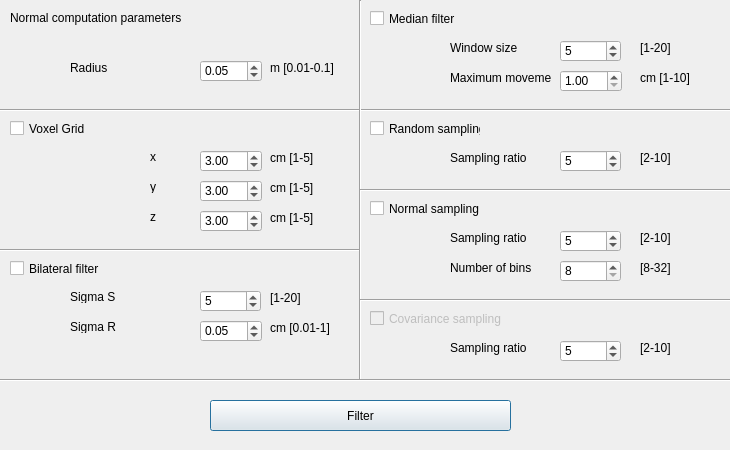
<?xml version="1.0" encoding="UTF-8"?>
<ui version="4.0">
 <class>filterwindow</class>
 <widget class="QDialog" name="filterwindow">
  <property name="geometry">
   <rect>
    <x>0</x>
    <y>0</y>
    <width>730</width>
    <height>450</height>
   </rect>
  </property>
  <property name="windowTitle">
   <string>Dialog</string>
  </property>
  <widget class="QPushButton" name="filter_pb">
   <property name="geometry">
    <rect>
     <x>210</x>
     <y>400</y>
     <width>301</width>
     <height>31</height>
    </rect>
   </property>
   <property name="text">
    <string>Filter</string>
   </property>
  </widget>
  <widget class="QLabel" name="label">
   <property name="geometry">
    <rect>
     <x>10</x>
     <y>10</y>
     <width>171</width>
     <height>16</height>
    </rect>
   </property>
   <property name="text">
    <string>Normal computation parameters</string>
   </property>
  </widget>
  <widget class="QLabel" name="label_2">
   <property name="geometry">
    <rect>
     <x>70</x>
     <y>60</y>
     <width>121</width>
     <height>16</height>
    </rect>
   </property>
   <property name="text">
    <string>Radius</string>
   </property>
  </widget>
  <widget class="QDoubleSpinBox" name="radius_sb">
   <property name="geometry">
    <rect>
     <x>200</x>
     <y>60</y>
     <width>62</width>
     <height>22</height>
    </rect>
   </property>
   <property name="minimum">
    <double>0.010000000000000</double>
   </property>
   <property name="maximum">
    <double>0.100000000000000</double>
   </property>
   <property name="singleStep">
    <double>0.010000000000000</double>
   </property>
   <property name="value">
    <double>0.050000000000000</double>
   </property>
  </widget>
  <widget class="QLabel" name="label_4">
   <property name="geometry">
    <rect>
     <x>270</x>
     <y>60</y>
     <width>81</width>
     <height>16</height>
    </rect>
   </property>
   <property name="text">
    <string>m [0.01-0.1]</string>
   </property>
  </widget>
  <widget class="Line" name="line">
   <property name="geometry">
    <rect>
     <x>-10</x>
     <y>100</y>
     <width>781</width>
     <height>20</height>
    </rect>
   </property>
   <property name="orientation">
    <enum>Qt::Horizontal</enum>
   </property>
  </widget>
  <widget class="QCheckBox" name="voxelgrid_cb">
   <property name="geometry">
    <rect>
     <x>10</x>
     <y>120</y>
     <width>91</width>
     <height>17</height>
    </rect>
   </property>
   <property name="text">
    <string>Voxel Grid</string>
   </property>
  </widget>
  <widget class="QLabel" name="label_5">
   <property name="geometry">
    <rect>
     <x>150</x>
     <y>150</y>
     <width>47</width>
     <height>13</height>
    </rect>
   </property>
   <property name="text">
    <string>x</string>
   </property>
  </widget>
  <widget class="QLabel" name="label_6">
   <property name="geometry">
    <rect>
     <x>150</x>
     <y>180</y>
     <width>47</width>
     <height>13</height>
    </rect>
   </property>
   <property name="text">
    <string>y</string>
   </property>
  </widget>
  <widget class="QLabel" name="label_7">
   <property name="geometry">
    <rect>
     <x>150</x>
     <y>210</y>
     <width>47</width>
     <height>13</height>
    </rect>
   </property>
   <property name="text">
    <string>z</string>
   </property>
  </widget>
  <widget class="QDoubleSpinBox" name="x_sb">
   <property name="geometry">
    <rect>
     <x>200</x>
     <y>150</y>
     <width>62</width>
     <height>22</height>
    </rect>
   </property>
   <property name="minimum">
    <double>1.000000000000000</double>
   </property>
   <property name="maximum">
    <double>5.000000000000000</double>
   </property>
   <property name="singleStep">
    <double>0.500000000000000</double>
   </property>
   <property name="value">
    <double>3.000000000000000</double>
   </property>
  </widget>
  <widget class="QDoubleSpinBox" name="y_sb">
   <property name="geometry">
    <rect>
     <x>200</x>
     <y>180</y>
     <width>62</width>
     <height>22</height>
    </rect>
   </property>
   <property name="minimum">
    <double>1.000000000000000</double>
   </property>
   <property name="maximum">
    <double>5.000000000000000</double>
   </property>
   <property name="singleStep">
    <double>0.500000000000000</double>
   </property>
   <property name="value">
    <double>3.000000000000000</double>
   </property>
  </widget>
  <widget class="QDoubleSpinBox" name="z_sb">
   <property name="geometry">
    <rect>
     <x>200</x>
     <y>210</y>
     <width>62</width>
     <height>22</height>
    </rect>
   </property>
   <property name="minimum">
    <double>1.000000000000000</double>
   </property>
   <property name="maximum">
    <double>5.000000000000000</double>
   </property>
   <property name="singleStep">
    <double>0.500000000000000</double>
   </property>
   <property name="value">
    <double>3.000000000000000</double>
   </property>
  </widget>
  <widget class="QLabel" name="label_8">
   <property name="geometry">
    <rect>
     <x>270</x>
     <y>150</y>
     <width>81</width>
     <height>16</height>
    </rect>
   </property>
   <property name="text">
    <string>cm [1-5]</string>
   </property>
  </widget>
  <widget class="QLabel" name="label_9">
   <property name="geometry">
    <rect>
     <x>270</x>
     <y>180</y>
     <width>81</width>
     <height>16</height>
    </rect>
   </property>
   <property name="text">
    <string>cm [1-5]</string>
   </property>
  </widget>
  <widget class="QLabel" name="label_10">
   <property name="geometry">
    <rect>
     <x>270</x>
     <y>210</y>
     <width>81</width>
     <height>16</height>
    </rect>
   </property>
   <property name="text">
    <string>cm [1-5]</string>
   </property>
  </widget>
  <widget class="Line" name="line_2">
   <property name="geometry">
    <rect>
     <x>-50</x>
     <y>240</y>
     <width>411</width>
     <height>20</height>
    </rect>
   </property>
   <property name="orientation">
    <enum>Qt::Horizontal</enum>
   </property>
  </widget>
  <widget class="QCheckBox" name="bilateral_cb">
   <property name="enabled">
    <bool>true</bool>
   </property>
   <property name="geometry">
    <rect>
     <x>10</x>
     <y>260</y>
     <width>111</width>
     <height>17</height>
    </rect>
   </property>
   <property name="text">
    <string>Bilateral filter</string>
   </property>
  </widget>
  <widget class="QLabel" name="label_11">
   <property name="geometry">
    <rect>
     <x>70</x>
     <y>290</y>
     <width>47</width>
     <height>13</height>
    </rect>
   </property>
   <property name="text">
    <string>Sigma S</string>
   </property>
  </widget>
  <widget class="QLabel" name="label_12">
   <property name="geometry">
    <rect>
     <x>70</x>
     <y>320</y>
     <width>47</width>
     <height>13</height>
    </rect>
   </property>
   <property name="text">
    <string>Sigma R</string>
   </property>
  </widget>
  <widget class="QSpinBox" name="sigmas_sb">
   <property name="geometry">
    <rect>
     <x>200</x>
     <y>290</y>
     <width>61</width>
     <height>22</height>
    </rect>
   </property>
   <property name="minimum">
    <number>1</number>
   </property>
   <property name="maximum">
    <number>20</number>
   </property>
   <property name="value">
    <number>5</number>
   </property>
  </widget>
  <widget class="QDoubleSpinBox" name="sigmar_sb">
   <property name="geometry">
    <rect>
     <x>200</x>
     <y>320</y>
     <width>62</width>
     <height>22</height>
    </rect>
   </property>
   <property name="minimum">
    <double>0.010000000000000</double>
   </property>
   <property name="maximum">
    <double>5.000000000000000</double>
   </property>
   <property name="singleStep">
    <double>0.010000000000000</double>
   </property>
   <property name="value">
    <double>0.050000000000000</double>
   </property>
  </widget>
  <widget class="QLabel" name="label_13">
   <property name="geometry">
    <rect>
     <x>270</x>
     <y>320</y>
     <width>81</width>
     <height>16</height>
    </rect>
   </property>
   <property name="text">
    <string>cm [0.01-1]</string>
   </property>
  </widget>
  <widget class="Line" name="line_3">
   <property name="geometry">
    <rect>
     <x>350</x>
     <y>0</y>
     <width>20</width>
     <height>381</height>
    </rect>
   </property>
   <property name="orientation">
    <enum>Qt::Vertical</enum>
   </property>
  </widget>
  <widget class="Line" name="line_4">
   <property name="geometry">
    <rect>
     <x>-30</x>
     <y>370</y>
     <width>791</width>
     <height>20</height>
    </rect>
   </property>
   <property name="orientation">
    <enum>Qt::Horizontal</enum>
   </property>
  </widget>
  <widget class="QCheckBox" name="median_cb">
   <property name="enabled">
    <bool>true</bool>
   </property>
   <property name="geometry">
    <rect>
     <x>370</x>
     <y>10</y>
     <width>121</width>
     <height>17</height>
    </rect>
   </property>
   <property name="text">
    <string>Median filter</string>
   </property>
  </widget>
  <widget class="QSpinBox" name="windowsize_sb">
   <property name="geometry">
    <rect>
     <x>560</x>
     <y>40</y>
     <width>61</width>
     <height>22</height>
    </rect>
   </property>
   <property name="minimum">
    <number>1</number>
   </property>
   <property name="maximum">
    <number>20</number>
   </property>
   <property name="value">
    <number>5</number>
   </property>
  </widget>
  <widget class="QDoubleSpinBox" name="maxmov_sb">
   <property name="geometry">
    <rect>
     <x>560</x>
     <y>70</y>
     <width>62</width>
     <height>22</height>
    </rect>
   </property>
   <property name="minimum">
    <double>1.000000000000000</double>
   </property>
   <property name="maximum">
    <double>10.000000000000000</double>
   </property>
  </widget>
  <widget class="QLabel" name="label_14">
   <property name="geometry">
    <rect>
     <x>450</x>
     <y>40</y>
     <width>91</width>
     <height>16</height>
    </rect>
   </property>
   <property name="text">
    <string>Window size</string>
   </property>
  </widget>
  <widget class="QLabel" name="label_15">
   <property name="geometry">
    <rect>
     <x>640</x>
     <y>70</y>
     <width>81</width>
     <height>16</height>
    </rect>
   </property>
   <property name="text">
    <string>cm [1-10]</string>
   </property>
  </widget>
  <widget class="QLabel" name="label_16">
   <property name="geometry">
    <rect>
     <x>450</x>
     <y>70</y>
     <width>101</width>
     <height>16</height>
    </rect>
   </property>
   <property name="text">
    <string>Maximum movement</string>
   </property>
  </widget>
  <widget class="QCheckBox" name="random_cb">
   <property name="geometry">
    <rect>
     <x>370</x>
     <y>120</y>
     <width>111</width>
     <height>17</height>
    </rect>
   </property>
   <property name="text">
    <string>Random sampling</string>
   </property>
  </widget>
  <widget class="QSpinBox" name="randord_sb">
   <property name="geometry">
    <rect>
     <x>560</x>
     <y>150</y>
     <width>61</width>
     <height>22</height>
    </rect>
   </property>
   <property name="minimum">
    <number>2</number>
   </property>
   <property name="maximum">
    <number>10</number>
   </property>
   <property name="value">
    <number>5</number>
   </property>
  </widget>
  <widget class="QLabel" name="label_17">
   <property name="geometry">
    <rect>
     <x>450</x>
     <y>150</y>
     <width>91</width>
     <height>16</height>
    </rect>
   </property>
   <property name="text">
    <string>Sampling ratio</string>
   </property>
  </widget>
  <widget class="Line" name="line_5">
   <property name="geometry">
    <rect>
     <x>360</x>
     <y>180</y>
     <width>411</width>
     <height>20</height>
    </rect>
   </property>
   <property name="orientation">
    <enum>Qt::Horizontal</enum>
   </property>
  </widget>
  <widget class="QCheckBox" name="normal_cb">
   <property name="enabled">
    <bool>true</bool>
   </property>
   <property name="geometry">
    <rect>
     <x>370</x>
     <y>200</y>
     <width>111</width>
     <height>17</height>
    </rect>
   </property>
   <property name="text">
    <string>Normal sampling</string>
   </property>
  </widget>
  <widget class="QLabel" name="label_18">
   <property name="geometry">
    <rect>
     <x>450</x>
     <y>230</y>
     <width>91</width>
     <height>16</height>
    </rect>
   </property>
   <property name="text">
    <string>Sampling ratio</string>
   </property>
  </widget>
  <widget class="QSpinBox" name="normord_sb">
   <property name="geometry">
    <rect>
     <x>560</x>
     <y>230</y>
     <width>61</width>
     <height>22</height>
    </rect>
   </property>
   <property name="minimum">
    <number>2</number>
   </property>
   <property name="maximum">
    <number>10</number>
   </property>
   <property name="value">
    <number>5</number>
   </property>
  </widget>
  <widget class="QLabel" name="label_19">
   <property name="geometry">
    <rect>
     <x>450</x>
     <y>260</y>
     <width>81</width>
     <height>16</height>
    </rect>
   </property>
   <property name="text">
    <string>Number of bins</string>
   </property>
  </widget>
  <widget class="QSpinBox" name="normbins_sb">
   <property name="geometry">
    <rect>
     <x>560</x>
     <y>260</y>
     <width>61</width>
     <height>22</height>
    </rect>
   </property>
   <property name="minimum">
    <number>8</number>
   </property>
   <property name="maximum">
    <number>32</number>
   </property>
  </widget>
  <widget class="Line" name="line_6">
   <property name="geometry">
    <rect>
     <x>360</x>
     <y>290</y>
     <width>401</width>
     <height>20</height>
    </rect>
   </property>
   <property name="orientation">
    <enum>Qt::Horizontal</enum>
   </property>
  </widget>
  <widget class="QCheckBox" name="covar_cb">
   <property name="enabled">
    <bool>false</bool>
   </property>
   <property name="geometry">
    <rect>
     <x>370</x>
     <y>310</y>
     <width>151</width>
     <height>17</height>
    </rect>
   </property>
   <property name="text">
    <string>Covariance sampling</string>
   </property>
  </widget>
  <widget class="QLabel" name="label_20">
   <property name="geometry">
    <rect>
     <x>450</x>
     <y>340</y>
     <width>91</width>
     <height>16</height>
    </rect>
   </property>
   <property name="text">
    <string>Sampling ratio</string>
   </property>
  </widget>
  <widget class="QSpinBox" name="covarord_sb">
   <property name="geometry">
    <rect>
     <x>560</x>
     <y>340</y>
     <width>61</width>
     <height>22</height>
    </rect>
   </property>
   <property name="minimum">
    <number>2</number>
   </property>
   <property name="maximum">
    <number>10</number>
   </property>
   <property name="value">
    <number>5</number>
   </property>
  </widget>
  <widget class="QLabel" name="label_22">
   <property name="geometry">
    <rect>
     <x>270</x>
     <y>290</y>
     <width>81</width>
     <height>16</height>
    </rect>
   </property>
   <property name="text">
    <string>[1-20]</string>
   </property>
  </widget>
  <widget class="QLabel" name="label_23">
   <property name="geometry">
    <rect>
     <x>640</x>
     <y>40</y>
     <width>81</width>
     <height>16</height>
    </rect>
   </property>
   <property name="text">
    <string>[1-20]</string>
   </property>
  </widget>
  <widget class="QLabel" name="label_24">
   <property name="geometry">
    <rect>
     <x>640</x>
     <y>150</y>
     <width>81</width>
     <height>16</height>
    </rect>
   </property>
   <property name="text">
    <string>[2-10]</string>
   </property>
  </widget>
  <widget class="QLabel" name="label_25">
   <property name="geometry">
    <rect>
     <x>640</x>
     <y>230</y>
     <width>81</width>
     <height>16</height>
    </rect>
   </property>
   <property name="text">
    <string>[2-10]</string>
   </property>
  </widget>
  <widget class="QLabel" name="label_26">
   <property name="geometry">
    <rect>
     <x>640</x>
     <y>340</y>
     <width>81</width>
     <height>16</height>
    </rect>
   </property>
   <property name="text">
    <string>[2-10]</string>
   </property>
  </widget>
  <widget class="QLabel" name="label_27">
   <property name="geometry">
    <rect>
     <x>640</x>
     <y>260</y>
     <width>81</width>
     <height>16</height>
    </rect>
   </property>
   <property name="text">
    <string>[8-32]</string>
   </property>
  </widget>
 </widget>
 <resources/>
 <connections/>
</ui>
